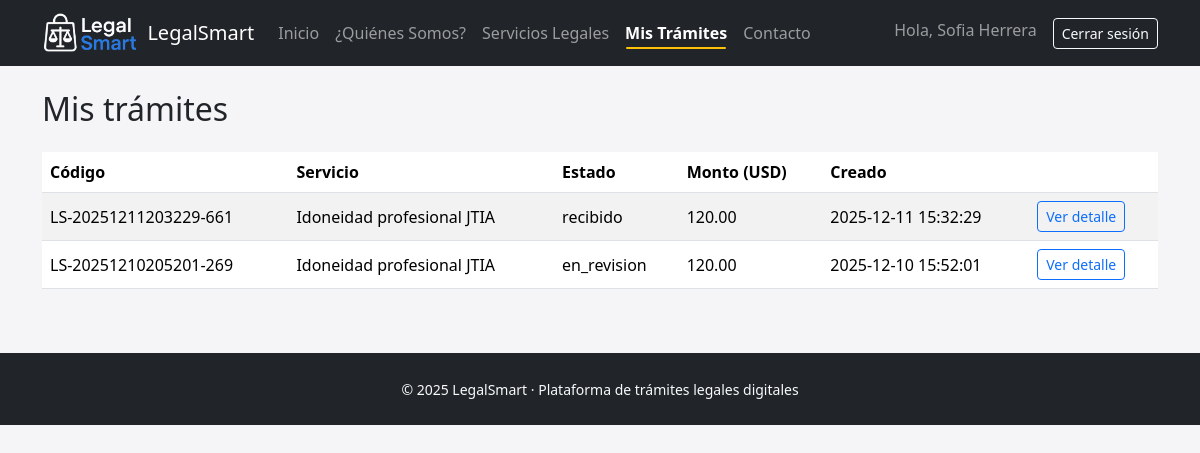
The page /mis_tramites.php (signed in) on the database its author committed.
### tables this page shows
CREATE TABLE `tramites` (
  `id` int NOT NULL AUTO_INCREMENT,
  `id_usuario` int NOT NULL,
  `id_servicio` int NOT NULL,
  `codigo_tramite` varchar(30) NOT NULL,
  `descripcion` text,
  `estado_actual` enum('recibido','en_revision','en_elaboracion','listo_entrega','completado','cancelado') NOT NULL DEFAULT 'recibido',
  `monto` decimal(10,2) NOT NULL,
  `observaciones_cliente` text,
  `observaciones_internas` text,
  `fecha_creacion` datetime NOT NULL DEFAULT CURRENT_TIMESTAMP,
  `fecha_actualizacion` datetime NOT NULL DEFAULT CURRENT_TIMESTAMP ON UPDATE CURRENT_TIMESTAMP,
  PRIMARY KEY (`id`),
  UNIQUE KEY `codigo_tramite` (`codigo_tramite`),
  KEY `fk_tramite_usuario` (`id_usuario`),
  KEY `fk_tramite_servicio` (`id_servicio`),
  CONSTRAINT `fk_tramite_servicio` FOREIGN KEY (`id_servicio`) REFERENCES `servicios` (`id`),
  CONSTRAINT `fk_tramite_usuario` FOREIGN KEY (`id_usuario`) REFERENCES `usuarios` (`id`)
);

CREATE TABLE `servicios` (
  `id` int NOT NULL AUTO_INCREMENT,
  `nombre` varchar(150) NOT NULL,
  `descripcion` text NOT NULL,
  `precio` decimal(10,2) NOT NULL,
  `tiempo_estimado` varchar(100) DEFAULT NULL,
  `slug` varchar(160) DEFAULT NULL,
  `activo` tinyint(1) NOT NULL DEFAULT '1',
  `detalle` longtext,
  `documentos_json` longtext,
  PRIMARY KEY (`id`)
);

### mis_tramites.php (the view, shortened to what this page needs)
<?php
require_once __DIR__ . '/config/db.php';
$stmt = $pdo->prepare("
    SELECT t.*, s.nombre AS servicio_nombre
    FROM tramites t
    JOIN servicios s ON s.id = t.id_servicio
    WHERE t.id_usuario = ?
    ORDER BY t.fecha_creacion DESC
");
$stmt->execute([$_SESSION['user_id']]);
$tramites = $stmt->fetchAll(PDO::FETCH_ASSOC);
require_once __DIR__ . '/includes/header.php';
require_once __DIR__ . '/includes/navbar.php';
?>
<div class="container">
  <h2 class="mb-4">Mis trámites</h2>
  <?php if (!$tramites): ?>
    <div class="alert alert-info">Aún no has creado ningún trámite.</div>
  <?php else: ?>
    <div class="table-responsive">
      <table class="table table-striped align-middle">
        <thead>
          <tr>
            <th>Código</th>
            <th>Servicio</th>
            <th>Estado</th>
            <th>Monto (USD)</th>
            <th>Creado</th>
            <th></th>
          </tr>
        </thead>
        <tbody>
          <?php foreach ($tramites as $t): ?>
            <tr>
              <td><?= htmlspecialchars($t['codigo_tramite']); ?></td>
              <td><?= htmlspecialchars($t['servicio_nombre']); ?></td>
              <td><?= htmlspecialchars($t['estado_actual']); ?></td>
              <td><?= number_format($t['monto'], 2); ?></td>
              <td><?= htmlspecialchars($t['fecha_creacion']); ?></td>
              <td>
                <a href="tramite_detalle.php?id=<?= $t['id']; ?>" class="btn btn-sm btn-outline-primary">
                  Ver detalle
                </a>
              </td>
            </tr>
          <?php endforeach; ?>
        </tbody>
      </table>
    </div>
  <?php endif; ?>
</div>
<?php require_once __DIR__ . '/includes/footer.php'; ?>

### assets/css/style.css (style rules this page uses)
body.bg-light { background-color: #f5f5f7 !important; }

### rows shown on the page
tramites: codigo_tramite "LS-20251211203229-661", id_servicio.nombre "Idoneidad profesional JTIA", estado_actual "recibido", monto "120.00", fecha_creacion "2025-12-11 15:32:29"
tramites: codigo_tramite "LS-20251210205201-269", id_servicio.nombre "Idoneidad profesional JTIA", estado_actual "en_revision", monto "120.00", fecha_creacion "2025-12-10 15:52:01"

### other values the page prints
$_SESSION['user_nombre'] "Sofia Herrera"
